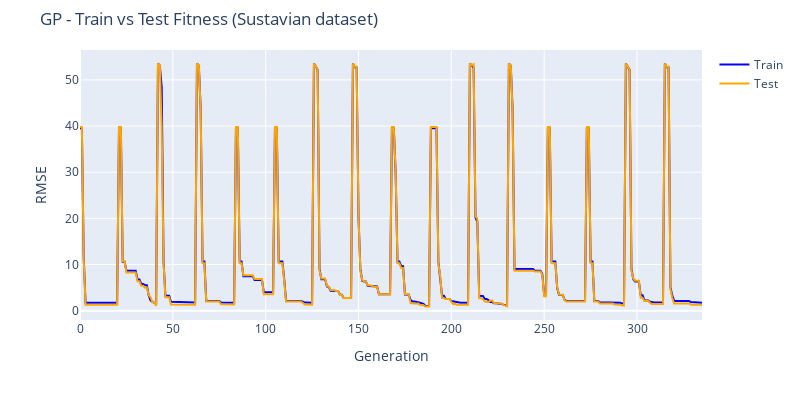

Notebook cell for this chart:
### Markdown cell above
<a id="subchapter_7_3_2"></a>
#### Train vs Test Fitness

### Code cell
# General graph

fig = go.Figure()
fig.add_trace(go.Scatter(y=pd.read_csv(LOG_PATH, header=None).iloc[:,5].values, 
                         mode='lines', name='Train', line=dict(color=train_color)))
fig.add_trace(go.Scatter(y=pd.read_csv(LOG_PATH, header=None).iloc[:,8].values, 
                         mode='lines', name='Test', line=dict(color=test_color)))
fig.update_layout(
    height=400, width=800, 
    margin=dict(t=50),
    yaxis_range=[0,None],
    title_text='GP - Train vs Test Fitness ('+DATASET_NAME+' dataset)',
    xaxis_title='Generation', yaxis_title='RMSE'
)
fig.update_yaxes(range=[0, None])
fig.show()

### Figure 1 — Plotly figure (JSON) as saved in the notebook; plotly's stock layout.template omitted (floating-point values rounded to 4 significant figures; data arrays with more than 128 entries replaced by an {"elided": "..."} marker saying what was removed)
{"data": [{"line": {"color": "blue"}, "mode": "lines", "name": "Train", "type": "scatter", "y": {"elided": "336 float values"}}, {"line": {"color": "orange"}, "mode": "lines", "name": "Test", "type": "scatter", "y": {"elided": "336 float values"}}], "layout": {"height": 400, "margin": {"t": 50}, "title": {"text": "GP - Train vs Test Fitness (Sustavian dataset)"}, "width": 800, "xaxis": {"autorange": true, "range": [0, 335], "title": {"text": "Generation"}}, "yaxis": {"autorange": true, "range": [-2.023, 56.48], "title": {"text": "RMSE"}, "type": "linear"}}}
